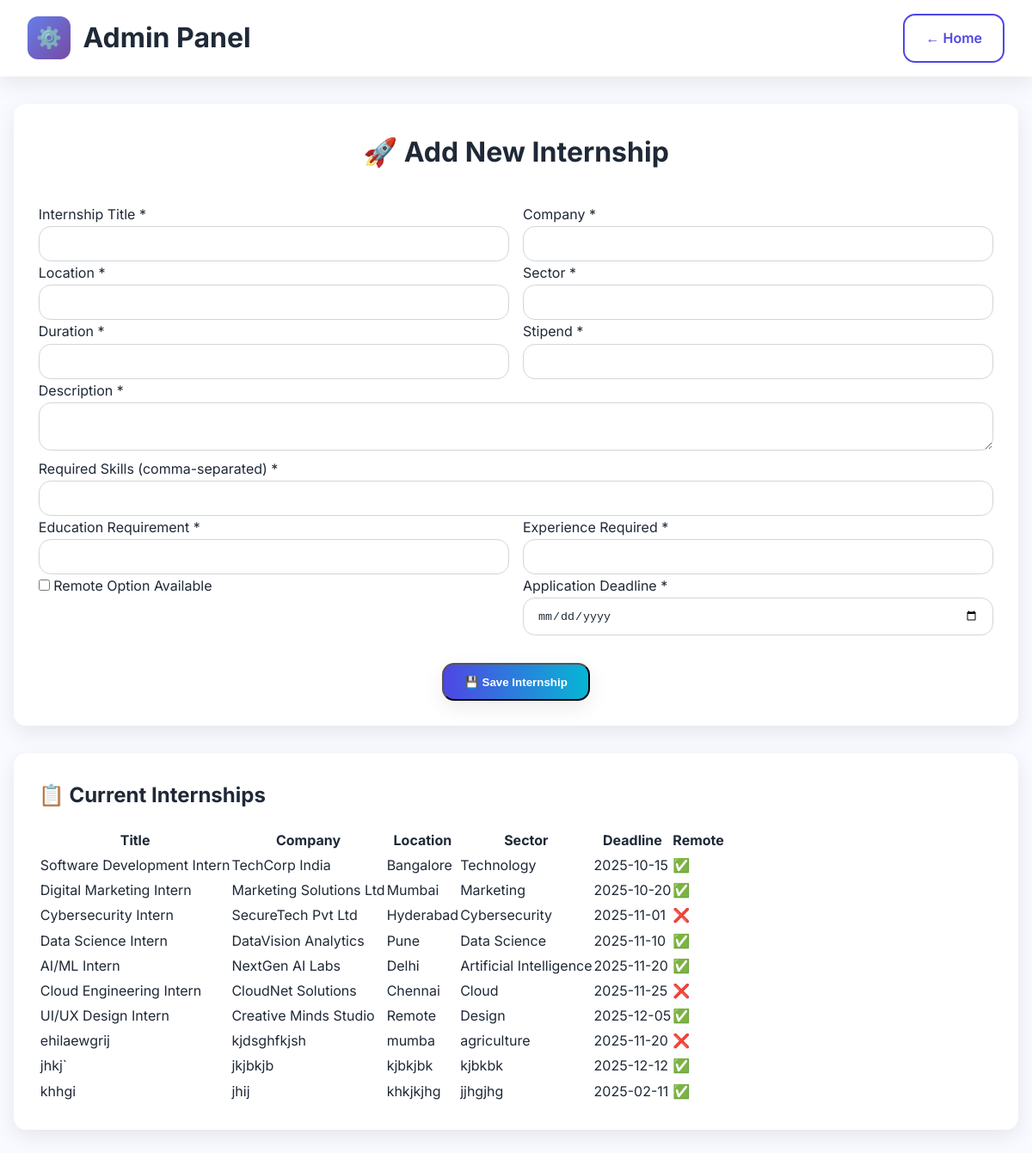
The page /admin on the database its author committed.
### tables this page shows
CREATE TABLE internships (
            id TEXT PRIMARY KEY,
            title TEXT,
            company TEXT,
            location TEXT,
            sector TEXT,
            duration TEXT,
            stipend TEXT,
            description TEXT,
            required_skills TEXT,
            education_requirement TEXT,
            experience_required TEXT,
            remote_option INTEGER,
            application_deadline TEXT
        );

### main.py (the view)
@app.get("/admin", response_class=HTMLResponse)
async def admin_dashboard(request: Request):
    internships = db.get_all_internships()
    return templates.TemplateResponse("admin.html", {
        "request": request,
        "internships": [i.model_dump() for i in internships]
    })

### templates/admin.html (shortened to what this page needs)
<!DOCTYPE html>
<html lang="en">
<head>
  <link rel="stylesheet" href="/static/style.css">
</head>
<body>
  <header class="header">
    <div class="header-content">
      <div class="logo">
        <div style="width: 50px; height: 50px; background: linear-gradient(135deg,#667eea,#764ba2);
                    border-radius: 12px; display:flex; align-items:center; justify-content:center;
                    font-size:1.5rem;">⚙️</div>
        <h1>Admin Panel</h1>
      </div>
      <div style="display:flex; gap:1rem;">
        <a href="/" class="btn btn-secondary">← Home</a>
      </div>
    </div>
  </header>
  <main class="container">
    <div class="card form-section">
      <h1 style="text-align:center; margin-bottom:2rem;">🚀 Add New Internship</h1>
      <form action="/admin/add-internship" method="post">
        <div class="form-grid">
          <div class="form-group">
            <label for="title">Internship Title *</label>
            <input type="text" id="title" name="title" class="form-control" required>
          </div>
          <div class="form-group">
            <label for="company">Company *</label>
            <input type="text" id="company" name="company" class="form-control" required>
          </div>
        </div>
        <div class="form-grid">
          <div class="form-group">
            <label for="location">Location *</label>
            <input type="text" id="location" name="location" class="form-control" required>
          </div>
          <div class="form-group">
            <label for="sector">Sector *</label>
            <input type="text" id="sector" name="sector" class="form-control" required>
          </div>
        </div>
        <div class="form-grid">
          <div class="form-group">
            <label for="duration">Duration *</label>
            <input type="text" id="duration" name="duration" class="form-control" required>
          </div>
          <div class="form-group">
            <label for="stipend">Stipend *</label>
            <input type="text" id="stipend" name="stipend" class="form-control" required>
          </div>
        </div>
        <div class="form-group">
          <label for="description">Description *</label>
          <textarea id="description" name="description" class="form-control" required></textarea>
        </div>
        <div class="form-group">
          <label for="required_skills">Required Skills (comma-separated) *</label>
          <input type="text" id="required_skills" name="required_skills" class="form-control" required>
        </div>
        <div class="form-grid">
          <div class="form-group">
            <label for="education_requirement">Education Requirement *</label>
            <input type="text" id="education_requirement" name="education_requirement" class="form-control" required>
          </div>
          <div class="form-group">
            <label for="experience_required">Experience Required *</label>
            <input type="text" id="experience_required" name="experience_required" class="form-control" required>
          </div>
        </div>
        <div class="form-grid">
          <div class="form-group">
            <label>
              <input type="checkbox" id="remote_option" name="remote_option"> Remote Option Available
            </label>
          </div>
          <div class="form-group">
            <label for="application_deadline">Application Deadline *</label>
            <input type="date" id="application_deadline" name="application_deadline" class="form-control" required>
          </div>
        </div>
        <div style="text-align:center; margin-top:2rem;">
          <button type="submit" class="btn btn-primary">💾 Save Internship</button>
        </div>
      </form>
    </div>
    <div class="card" style="margin-top:2rem;">
      <h2 style="margin-bottom:1rem;">📋 Current Internships</h2>
      {% if internships %}
      <table class="styled-table">
        <thead>
          <tr>
            <th>Title</th>
            <th>Company</th>
            <th>Location</th>
            <th>Sector</th>
            <th>Deadline</th>
            <th>Remote</th>
          </tr>
        </thead>
        <tbody>
          {% for job in internships %}
          <tr>
            <td>{{ job.title }}</td>
            <td>{{ job.company }}</td>
            <td>{{ job.location }}</td>
            <td>{{ job.sector }}</td>
            <td>{{ job.application_deadline }}</td>
            <td>{% if job.remote_option %}✅{% else %}❌{% endif %}</td>
          </tr>
          {% endfor %}
        </tbody>
      </table>
      {% else %}
      <p>No internships available yet.</p>
      {% endif %}
    </div>
  </main>
</body>
</html>

### static/style.css (style rules this page uses)
* { margin: 0; padding: 0; box-sizing: border-box; }
:root { --bg: #f8faff; --card: #ffffff; --text: #1f2937; --muted: #6b7280; --accent-1: #4f46e5; --accent-2: #06b6d4; --accent-3: #10b981; --radius: 14px; --shadow: 0 8px 24px rgba(0, 0, 0, 0.08); --transition: all 0.25s ease; }
body { font-family: 'Inter', Arial, sans-serif; background: var(--bg); color: var(--text); line-height: 1.7; font-size: 16px; transition: var(--transition); }
.container { max-width: 1200px; margin: 0 auto; padding: 2rem 1rem; }
.header { background: var(--card); box-shadow: var(--shadow); padding: 1rem 2rem; position: sticky; top: 0; z-index: 50; transition: var(--transition); }
.header-content { display: flex; justify-content: space-between; align-items: center; }
.logo { display: flex; align-items: center; gap: 0.8rem; }
.logo { display: flex; align-items: center; gap: 0.9rem; }
.btn { display: inline-block; padding: 0.8rem 1.5rem; border-radius: var(--radius); font-weight: 600; text-decoration: none; transition: var(--transition); cursor: pointer; }
.btn-primary { background: linear-gradient(90deg, var(--accent-1), var(--accent-2)); color: #fff; box-shadow: var(--shadow); }
.btn-secondary { border: 2px solid var(--accent-1); color: var(--accent-1); background: transparent; }
.card, .recommendation-card { background: var(--card); border-radius: var(--radius); box-shadow: var(--shadow); padding: 1.8rem; transition: var(--transition); }
.form-grid { display: grid; grid-template-columns: repeat(auto-fit, minmax(260px, 1fr)); gap: 1rem; }
.form-control { width: 100%; padding: 0.75rem 1rem; border-radius: var(--radius); border: 1px solid #d1d5db; background: transparent; color: var(--text); transition: var(--transition); }

### rows shown on the page
internships: title "Software Development Intern", company "TechCorp India", location "Bangalore", sector "Technology", application_deadline "2025-10-15"
internships: title "Digital Marketing Intern", company "Marketing Solutions Ltd", location "Mumbai", sector "Marketing", application_deadline "2025-10-20"
internships: title "Cybersecurity Intern", company "SecureTech Pvt Ltd", location "Hyderabad", sector "Cybersecurity", application_deadline "2025-11-01"
internships: title "Data Science Intern", company "DataVision Analytics", location "Pune", sector "Data Science", application_deadline "2025-11-10"
internships: title "AI/ML Intern", company "NextGen AI Labs", location "Delhi", sector "Artificial Intelligence", application_deadline "2025-11-20"
internships: title "Cloud Engineering Intern", company "CloudNet Solutions", location "Chennai", sector "Cloud", application_deadline "2025-11-25"
internships: title "UI/UX Design Intern", company "Creative Minds Studio", location "Remote", sector "Design", application_deadline "2025-12-05"
internships: title "ehilaewgrij", company "kjdsghfkjsh", location "mumba", sector "agriculture", application_deadline "2025-11-20"
internships: title "jhkj`", company "jkjbkjb", location "kjbkjbk", sector "kjbkbk", application_deadline "2025-12-12"
internships: title "khhgi", company "jhij", location "khkjkjhg", sector "jjhgjhg", application_deadline "2025-02-11"
